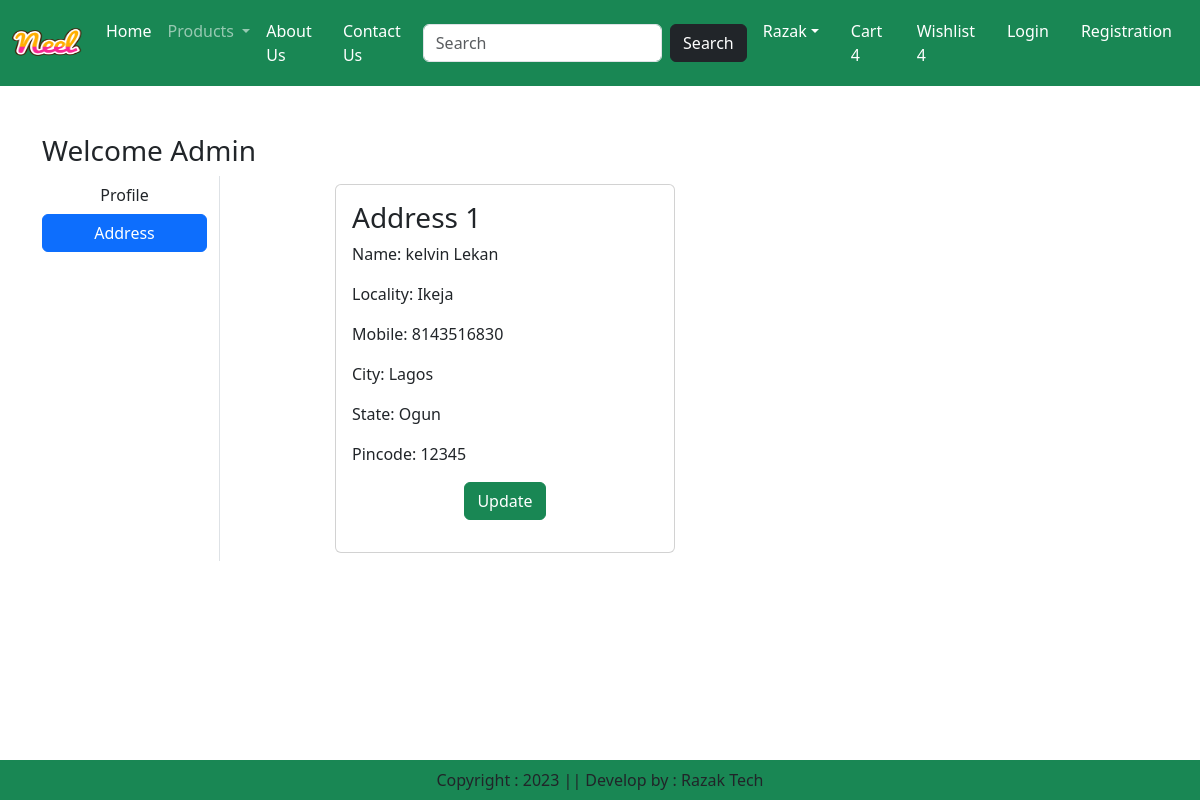
Page /address/ (signed in) on the earlier database version.
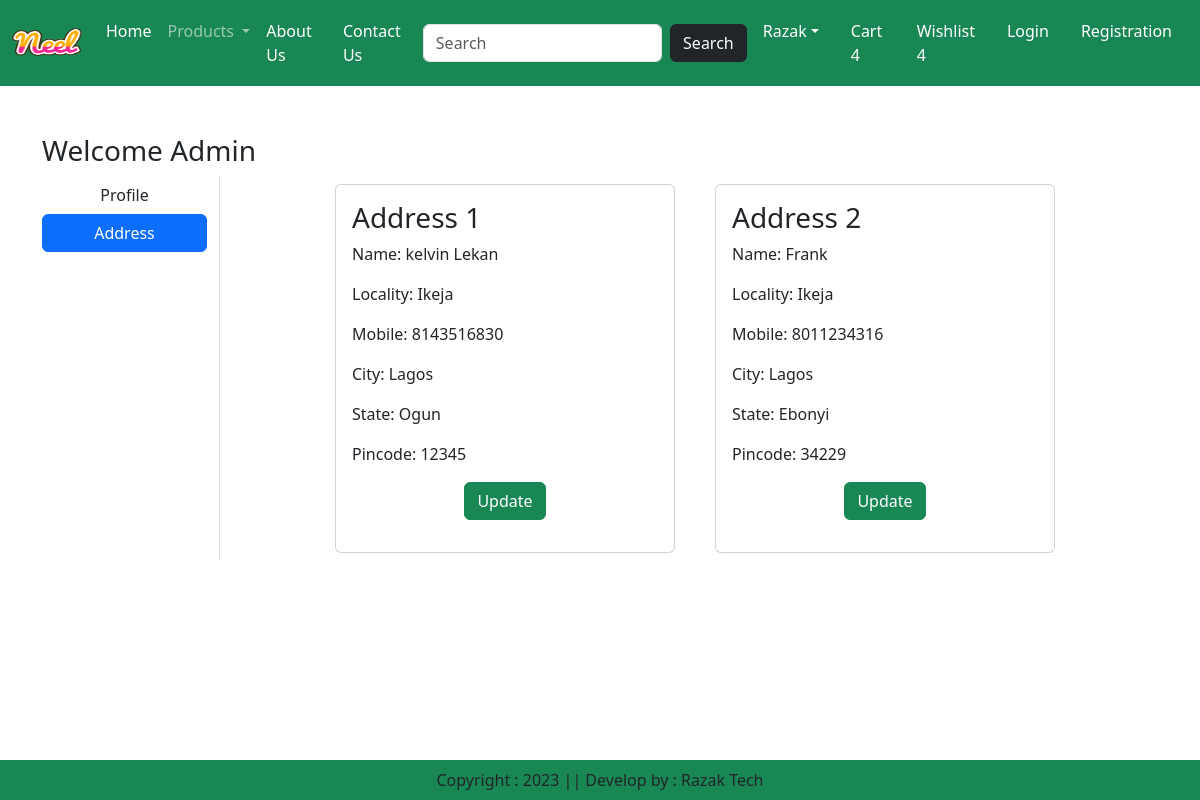
Same page on the later database version.
### app/models.py (models this page shows, shortened)
class Customer(models.Model):
    user = models.ForeignKey(User, on_delete=models.CASCADE)
    name = models.CharField(max_length=200)
    locality = models.CharField(max_length=200)
    city = models.CharField(max_length=50)
    mobile = models.IntegerField(default=0)
    zipcode = models.IntegerField()
    state = models.CharField(choices=STATE_CHOICES, max_length=100)

### app/views.py (the view)
# urls.py: path('address/', views.address, name='address'),
def address(request):
    add = Customer.objects.filter(user=request.user)
    return render(request, "app/address.html",locals())

### app/templates/app/address.html (shortened to what this page needs)
{% extends 'app/base.html' %}
{% load static %}
{% block main-content %}
<div class="container my-5">
    <div class="row">
        <h3>Welcome <span class="text-capitalize">{{ request.user }}</span></h3>
        <div class="col-sm-2 border-end">
            <ul class="list-unstyled">
                <li class="d-grid"><a href="{% url 'profile' %}" class="btn">Profile</a></li>
                <li class="d-grid"><a href="{% url 'address' %}" class="btn btn-primary">Address</a></li>
            </ul>
        </div>
        <div class="col-sm-8 offset-sm-1">
            <div class="row">
                {% for ad in add %}
                <div class="col-sm-6">
                    <div class="card m-2">
                        <div class="card-body">
                            <h3>Address {{ forloop.counter }}</h3>
                            <p>Name: {{ ad.name }}</p>
                            <p>Locality: {{ ad.locality }}</p>
                            <p>Mobile: {{ ad.mobile }}</p>
                            <p>City: {{ ad.city }}</p>
                            <p>State: {{ ad.state }}</p>
                            <p>Pincode: {{ ad.zipcode }}</p>
                            <p class="text-center"> <a href="{% url 'updateAddress' pk=ad.id %}" type="button" class="btn btn-success">Update</a></p>
                        </div>
                    </div>
                </div>
                {% endfor %}
            </div>
        </div>
{% endblock main-content %}

### app/templates/app/base.html (shortened to what this page needs)
<!DOCTYPE html>
{% load static %}
<html lang="en">
<head>
    <link href="https://cdn.jsdelivr.net/npm/bootstrap@5.3.0/dist/css/bootstrap.min.css" rel="stylesheet">
    <link rel="stylesheet" href="{% static 'app/css/owl.carousel.min.css' %}" />
    <link rel="stylesheet" href="{% static 'app/css/all.min.css' %}" />
    <link rel="stylesheet" href="{% static 'app/css/style.css' %}" />
</head>
<body>
    <nav class="navbar navbar-expand-lg navbar-dark bg-success" style="background-color: black;">
        <div class="container-fluid">
          <a class="navbar-brand" href="#">
            <img src="{% static 'app/images/neel.png' %}" width="70" height="60" />
          </a>
          <div class="collapse navbar-collapse" id="navbarSupportedContent">
            <ul class="navbar-nav me-auto mb-2 mb-lg-0">
              <li class="nav-item">
                <a class="nav-link active" aria-current="page" href="/">Home</a>
              </li>
              <li class="nav-item dropdown">
                <a class="nav-link dropdown-toggle" href="#" role="button" data-bs-toggle="dropdown" aria-expanded="false">
                  Products
                </a>
              </li>
              <li class="nav-item">
                <a class="nav-link text-white" href="{% url 'about' %}">About Us</a>
              </li>
              <li class="nav-item">
                <a class="nav-link text-white" href="{% url 'contact' %}">Contact Us</a>
              </li>
            </ul>
            <form class="d-flex" role="search">
              <input class="form-control me-2" type="search" placeholder="Search" aria-label="Search">
              <button class="btn btn-dark" type="submit">Search</button>
            </form>
          </div>
          <ul class="navbar-nav me-auto mb-2 mb-lg-0">
            <li class="nav-item dropdown mx-2">
              <a class="nav-link dropdown-toggle text-white" href="#" id="profileDropdown" role="button" data-bs-toggle="dropdown" aria-expanded="false">Razak</a>
            </li>
            <li class="nav-item mx-2">
              <a href="#" class="nav-link text-white">Cart 4</a>
            </li>
            <li class="nav-item mx-2">
              <a href="#" class="nav-link text-white">Wishlist 4</a>
            </li>
            <li class="nav-item mx-2">
              <a href="{% url 'login' %}" class="nav-link text-white">Login</a>
            </li>
            <li class="nav-item mx-2">
              <a href="{% url 'customerregistration' %}" class="nav-link text-white">Registration</a>
            </li>
          </ul>
        </div>
    </nav>
    {% block main-content %}{% endblock main-content %}
    <footer class="container-fluid fixed-bottom bg-success text-center p-2 mt-5">
        Copyright : 2023 || Develop by : Razak Tech
    </footer>
</body>
</html>

Differences in the rows shown:
added Customer: name "Frank", locality "Ikeja", mobile "8011234316", city "Lagos", state "Ebonyi", zipcode "34229"
